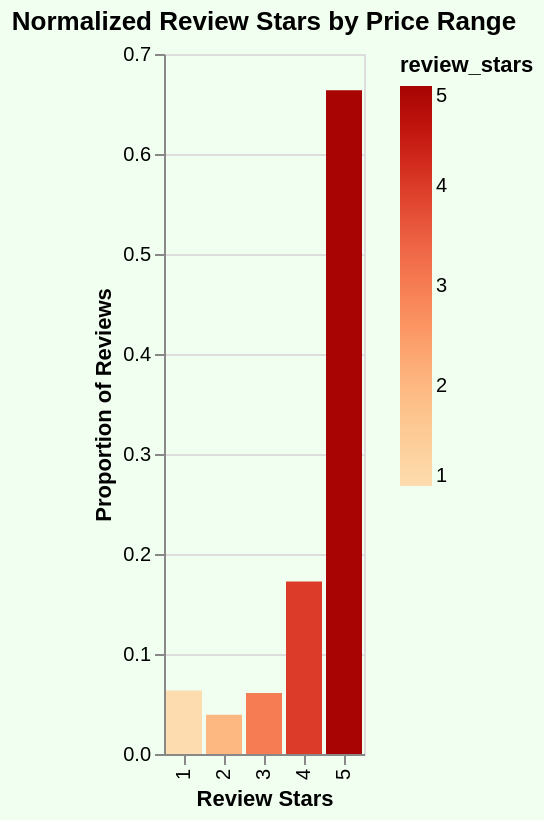

The Vega-Lite source for this figure:
### Vega-Lite specification from a JSON file in a GitHub repository (floating-point values rounded to 4 significant figures)
{"config": {"view": {"continuousWidth": 300, "continuousHeight": 300}}, "data": {"name": "data-cfb37401faf3c70b144dc688828502c4"}, "mark": {"type": "bar"}, "background": "#f0fff0", "encoding": {"color": {"field": "review_stars", "scale": {"scheme": "orangered"}, "type": "quantitative"}, "tooltip": [{"field": "review_stars", "type": "quantitative"}, {"field": "count_reviews", "type": "quantitative"}, {"field": "normalized_count", "type": "quantitative"}], "x": {"field": "review_stars", "title": "Review Stars", "type": "ordinal"}, "y": {"field": "normalized_count", "title": "Proportion of Reviews", "type": "quantitative"}}, "height": 350, "params": [{"name": "param_130", "select": {"type": "point", "fields": ["rest_price_range_TA"]}, "bind": {"input": "select", "options": ["€", "€€-€€€", "€€€€"], "name": "Price Range"}, "value": "€"}], "title": "Normalized Review Stars by Price Range", "transform": [{"filter": {"param": "param_130"}}], "width": "container", "$schema": "https://vega.github.io/schema/vega-lite/v5.17.0.json", "datasets": {"data-cfb37401faf3c70b144dc688828502c4": [{"rest_price_range_TA": "€", "review_stars": 1, "count_reviews": 3967, "total_reviews": 62462, "normalized_count": 0.06351}, {"rest_price_range_TA": "€", "review_stars": 2, "count_reviews": 2452, "total_reviews": 62462, "normalized_count": 0.03926}, {"rest_price_range_TA": "€", "review_stars": 3, "count_reviews": 3815, "total_reviews": 62462, "normalized_count": 0.06108}, {"rest_price_range_TA": "€", "review_stars": 4, "count_reviews": 10767, "total_reviews": 62462, "normalized_count": 0.1724}, {"rest_price_range_TA": "€", "review_stars": 5, "count_reviews": 41461, "total_reviews": 62462, "normalized_count": 0.6638}, {"rest_price_range_TA": "€€-€€€", "review_stars": 1, "count_reviews": 35537, "total_reviews": 429994, "normalized_count": 0.08265}, {"rest_price_range_TA": "€€-€€€", "review_stars": 2, "count_reviews": 21442, "total_reviews": 429994, "normalized_count": 0.04987}, {"rest_price_range_TA": "€€-€€€", "review_stars": 3, "count_reviews": 31113, "total_reviews": 429994, "normalized_count": 0.07236}, {"rest_price_range_TA": "€€-€€€", "review_stars": 4, "count_reviews": 78073, "total_reviews": 429994, "normalized_count": 0.1816}, {"rest_price_range_TA": "€€-€€€", "review_stars": 5, "count_reviews": 263829, "total_reviews": 429994, "normalized_count": 0.6136}, {"rest_price_range_TA": "€€€€", "review_stars": 1, "count_reviews": 3251, "total_reviews": 32283, "normalized_count": 0.1007}, {"rest_price_range_TA": "€€€€", "review_stars": 2, "count_reviews": 1632, "total_reviews": 32283, "normalized_count": 0.05055}, {"rest_price_range_TA": "€€€€", "review_stars": 3, "count_reviews": 2193, "total_reviews": 32283, "normalized_count": 0.06793}, {"rest_price_range_TA": "€€€€", "review_stars": 4, "count_reviews": 4475, "total_reviews": 32283, "normalized_count": 0.1386}, {"rest_price_range_TA": "€€€€", "review_stars": 5, "count_reviews": 20732, "total_reviews": 32283, "normalized_count": 0.6422}]}}
